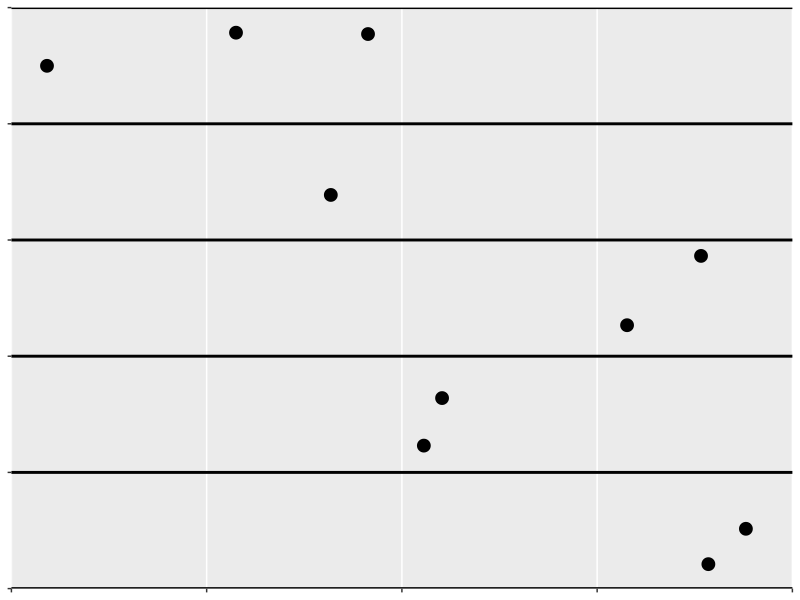

R code for this plot:
## ---- chunk 1
library(ggplot2)
set.seed(123)
df = data.frame(x = runif(10, 0, 1000), y = runif(10, 0, 500))
## ---- chunk 2

#x11(20, 10)
ggplot(data = df, aes(x = x, y = y))+
  geom_point(size = I(4))+
  ylim(0, 500)+
  xlim(0, 1000)+
  geom_hline(yintercept = seq(0, 500, 100), linewidth = I(1))+
  scale_x_continuous(limits=c(0,1000), expand=c(0,0)) +
  scale_y_continuous(limits=c(0,500), expand=c(0,0)) +
  theme(axis.text.x=element_blank(), axis.text.y=element_blank(), axis.title.x=element_blank(), axis.title.y=element_blank(), panel.grid.minor = element_blank())

